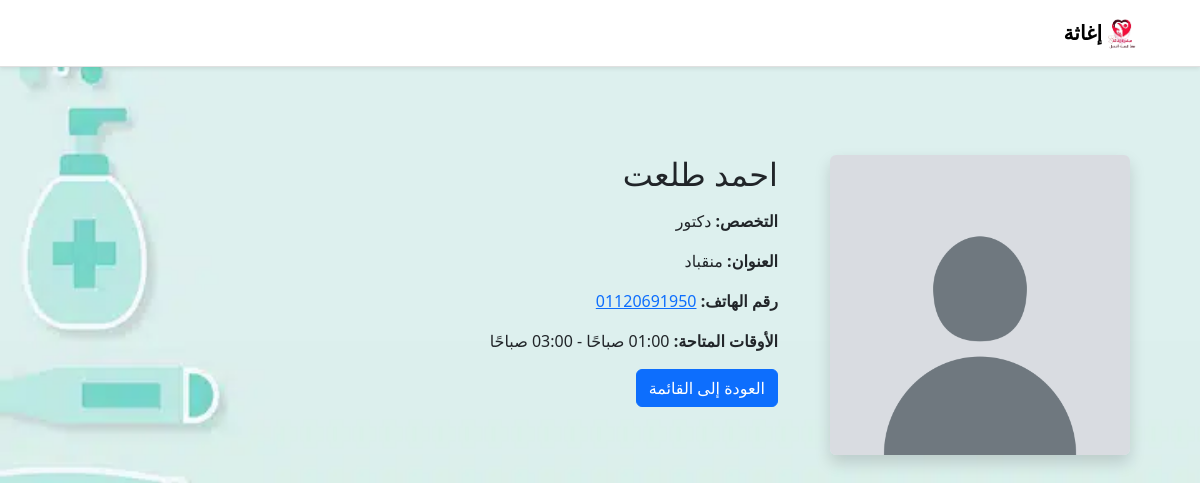
The page /volunteer/9 on the database its author committed.
### app.py (models this page shows)
class Volunteer(db.Model):
    id = db.Column(db.Integer, primary_key=True)
    name = db.Column(db.String(100), nullable=False)
    specialization = db.Column(db.String(100), nullable=False)
    phone = db.Column(db.String(20), nullable=False, unique=True)
    address = db.Column(db.String(200), nullable=False)
    photo = db.Column(db.String(200), nullable=False, default='default.jpg')
    available_time_start = db.Column(db.Time, nullable=False)
    available_time_end = db.Column(db.Time, nullable=False)

### app.py (the view)
@app.route('/volunteer/<int:volunteer_id>')
def volunteer_details(volunteer_id):
    volunteer = Volunteer.query.get_or_404(volunteer_id)
    return render_template('volunteer_details.html', volunteer=volunteer)

### templates/volunteer_details.html (shortened to what this page needs)
<!DOCTYPE html>
<html lang="ar">
<head>
    <link rel="stylesheet" href="{{ url_for('static', filename='styles.css') }}">
    <link rel="stylesheet" href="https://cdnjs.cloudflare.com/ajax/libs/font-awesome/6.0.0-beta3/css/all.min.css">
    <link rel="stylesheet" href="https://cdnjs.cloudflare.com/ajax/libs/bootstrap/5.3.0/css/bootstrap.min.css">
    <link rel="stylesheet" href="https://cdnjs.cloudflare.com/ajax/libs/aos/2.3.4/aos.css">
</head>
<body>
    <nav class="navbar navbar-expand-lg shadow-sm" data-aos="fade-down">
        <div class="container">
            <a class="navbar-brand" href="/">
                <img src="{{ url_for('static', filename='/uploads/logoo-removebg-preview.png') }}" alt="Logo" class="logo-img">
                إغاثة
            </a>
        </div>
    </nav>
    <section class="container py-5">
        <div class="row">
            <div class="col-md-4 text-center" data-aos="fade-right">
                <img src="{{ url_for('static', filename='uploads/' + (volunteer.photo if volunteer.photo else 'default.jpg')) }}"
                     class="img-fluid rounded shadow" alt="صورة {{ volunteer.name }}" style="max-width: 300px;">
            </div>
            <div class="col-md-8" data-aos="fade-left">
                <h2 class="mb-3">{{ volunteer.name }}</h2>
                <p><strong>التخصص:</strong> {{ volunteer.specialization }}</p>
                <p><strong>العنوان:</strong> {{ volunteer.address }}</p>
                <p><strong>رقم الهاتف:</strong> <a href="tel:{{ volunteer.phone }}">{{ volunteer.phone }}</a></p>
                <p>
                    <strong>الأوقات المتاحة:</strong>
                    {% if volunteer.available_time_start and volunteer.available_time_end %}
                        {% if volunteer.available_time_start.strftime('%p') == "AM" %} صباحًا {% else %} مساءً {% endif %}
                        -
                        {% if volunteer.available_time_end.strftime('%p') == "AM" %} صباحًا {% else %} مساءً {% endif %}
                    {% else %}
                        غير متاح حاليًا
                    {% endif %}
                </p>
                <a href="/index" class="btn btn-primary">العودة إلى القائمة</a>
            </div>
        </div>
    </section>
</body>
</html>

### static/styles.css (style rules this page uses)
body { font-family: 'Arial', sans-serif; direction: rtl; text-align: right; background-image: url('/static/uploads/pg.jpg'); background-size: cover; background-attachment: fixed; background-color: #f8f9fa; }
.navbar { background-color: #ffffff; border-bottom: 1px solid #e0e0e0; box-shadow: 0 2px 4px rgba(0, 0, 0, 0.1); }
.navbar-brand { font-size: 1.9rem; font-weight: bold; color: #e4331b; transition: color 0.3s ease; display: flex; align-items: center; }
.logo-img { height: 60px; margin-right: 10px; padding: -20px; margin: -10px; }
section { margin-top: 40px; }

### templates/volunteer_details.html (style rules this page uses)
body { background-image: url('/static/uploads/pg2.jpg'); background-size: 110% 100%; }

### rows shown on the page
Volunteer: photo (placeholder picture), name "احمد طلعت", specialization "دكتور", address "منقباد", phone "01120691950"
